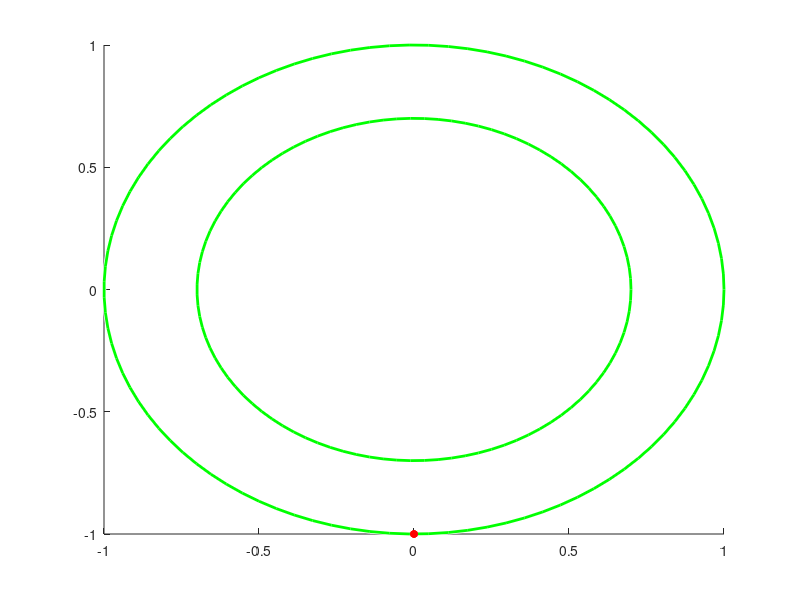

The MATLAB script that drew this image: (Note: this script raises an error after producing the figure.)

cutoff = 0.7;

for i = -pi/2:0.01:0
    viscircles([0,0],1,'Color','g');
    hold on
    viscircles([0,0],cutoff,'Color','g');
    y = sin(i);
    x1 = -cos(i);
    x2 = cos(i);

    plot( x1, y,'or','MarkerSize',5,'MarkerFaceColor','r');  % point1
    plot(x2,y,'or','MarkerSize',5,'MarkerFaceColor','r');   % point2
    plot([x1 x2], [y y])    % side 12
    
    
    % insert point3
    point3 = compute_point3(y, abs(x1), cutoff);
    x3 = point3(1);
    y3 = point3(2);
    
    
    plot(x3,y3,'or','MarkerSize',5,'MarkerFaceColor','r');
    % plot side 23, 13
    plot([x1 x3], [y y3])
    plot([x2 x3], [y y3])
    
    x_m = mean([x1, x2, x3]);
    y_m = mean([y, y, y3]);
    
    plot(x_m,y_m,'or','MarkerSize',5,'MarkerFaceColor','b');
    
    axis equal
   
    xlim([-1.5, 1.5])
    ylim([-1.5, 1.5])
    title(sprintf("|centriod-circumcenter|/circumradius: %f", cutoff))
    
    hold off;
    pause(0.001)

end


%%

function thirdpoint = compute_point3(y_value, x_value, cutoff)
    center_y = abs(y_value)*1/3+y_value;
    radius_small = sqrt((x_value/3)^2 + (center_y-y_value)^2); 
    intersection = gettwocircle(y_value, center_y, radius_small, cutoff);
    if isnan(intersection)
        thirdpoint = nan(1,2);
    else
        thirdpoint = get3rdpoint(y_value, intersection);
    end
end



function two_circle = gettwocircle(y_pos,center_y, r, cutoff) % return the intersection of two circles, take the left one
    %viscircles([0, center_y], r);
    syms x y;
    eqns = [x^2+y^2 == cutoff^2, x^2+(y-center_y)^2 == r^2];
    vars = [x,y];
    [cx, cy] = vpasolve(eqns, vars);
    if imag(cx(1)) ~= 0 || imag(cy(1))~= 0
        two_circle = nan(1,2);
    elseif cy(1) - y_pos >0 && cx(1) < 0
        two_circle = [cx(1), cy(1)];
    elseif cy(2) - y_pos >0 && cx(2) < 0
        two_circle = [cx(2), cy(2)];
    elseif cy(1) - y_pos <0 && cx(1) > 0
        two_circle = [cx(1), cy(1)];
    elseif cy(2) - y_pos <0 && cx(2) > 0
        two_circle = [cx(2), cy(2)];
    end
end




function third_point = get3rdpoint(y_pos, point) % return the position of the third point
    x0 = point(1);
    y0 = point(2);
    syms x y;
    eqns = [x^2+y^2 == 1, y-y_pos == x*(y0-y_pos)/x0];
    vars = [x,y];
    [sx, sy] = vpasolve(eqns, vars);
    if sy(1) - y_pos >0 && sx(1) < 0 && y0>y_pos
        third_point = [sx(1), sy(1)];
    elseif sy(2) - y_pos >0 && sx(2) < 0 && y0>y_pos
        third_point = [sx(2), sy(2)];
    elseif sy(1) - y_pos <0 && sx(1) > 0 && y0<y_pos
        third_point = [sx(1), sy(1)];
    elseif sy(2) - y_pos <0 && sx(2) > 0 && y0<y_pos
        third_point = [sx(2), sy(2)];
    else
        third_point = nan(1,2);
    end
end